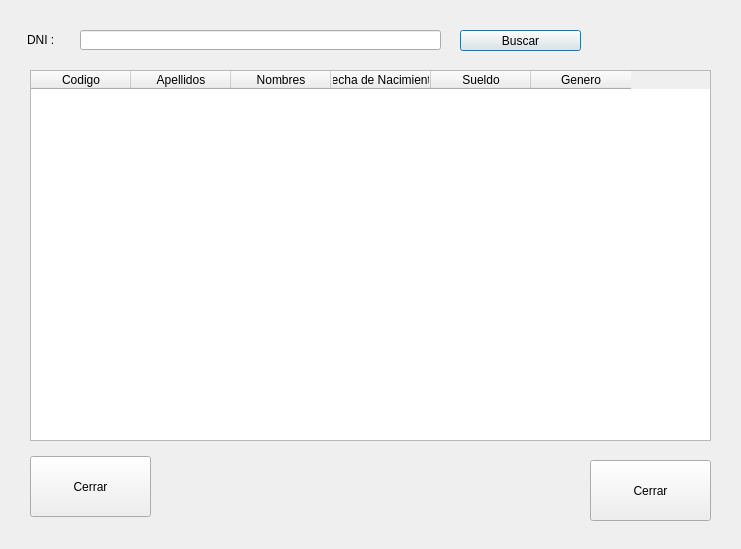
<?xml version="1.0" encoding="UTF-8"?>
<ui version="4.0">
 <class>FrmListaTrabajadores</class>
 <widget class="QDialog" name="FrmListaTrabajadores">
  <property name="geometry">
   <rect>
    <x>0</x>
    <y>0</y>
    <width>741</width>
    <height>549</height>
   </rect>
  </property>
  <property name="windowTitle">
   <string>Dialog</string>
  </property>
  <widget class="QLineEdit" name="txtDNI">
   <property name="geometry">
    <rect>
     <x>80</x>
     <y>30</y>
     <width>361</width>
     <height>20</height>
    </rect>
   </property>
  </widget>
  <widget class="QPushButton" name="cmdBuscar">
   <property name="geometry">
    <rect>
     <x>460</x>
     <y>30</y>
     <width>121</width>
     <height>21</height>
    </rect>
   </property>
   <property name="text">
    <string>Buscar</string>
   </property>
  </widget>
  <widget class="QTableWidget" name="twTabajadores">
   <property name="geometry">
    <rect>
     <x>30</x>
     <y>70</y>
     <width>681</width>
     <height>371</height>
    </rect>
   </property>
   <column>
    <property name="text">
     <string>Codigo</string>
    </property>
   </column>
   <column>
    <property name="text">
     <string>Apellidos</string>
    </property>
   </column>
   <column>
    <property name="text">
     <string>Nombres</string>
    </property>
   </column>
   <column>
    <property name="text">
     <string>Fecha de Nacimiento</string>
    </property>
   </column>
   <column>
    <property name="text">
     <string>Sueldo</string>
    </property>
   </column>
   <column>
    <property name="text">
     <string>Genero</string>
    </property>
   </column>
  </widget>
  <widget class="QLabel" name="label">
   <property name="geometry">
    <rect>
     <x>27</x>
     <y>30</y>
     <width>40</width>
     <height>20</height>
    </rect>
   </property>
   <property name="text">
    <string>DNI :</string>
   </property>
  </widget>
  <widget class="QPushButton" name="cmdCerrar">
   <property name="geometry">
    <rect>
     <x>590</x>
     <y>460</y>
     <width>121</width>
     <height>61</height>
    </rect>
   </property>
   <property name="text">
    <string>Cerrar</string>
   </property>
  </widget>
  <widget class="QPushButton" name="cmdActualizar">
   <property name="geometry">
    <rect>
     <x>30</x>
     <y>456</y>
     <width>121</width>
     <height>61</height>
    </rect>
   </property>
   <property name="text">
    <string>Cerrar</string>
   </property>
  </widget>
 </widget>
 <resources/>
 <connections/>
</ui>
